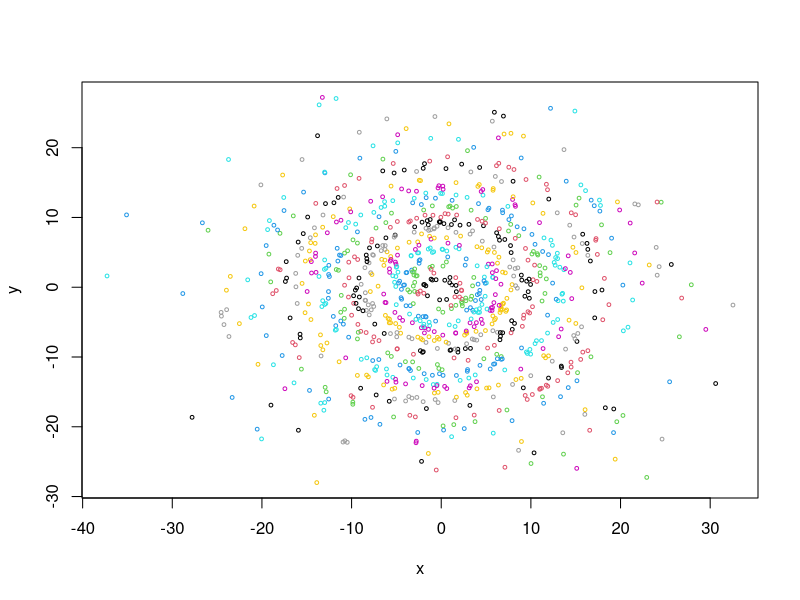

Generate this figure with R:
# Basic plotting example
# Chat GPT's initial attempt at converting simple_plot.py; see simple_plot.R for the corrected version

n <- 1000  # Choose how many points to use
x <- rnorm(n)*10  # Create x coordinates
y <- rnorm(n)*10  # Create y coordinates
c <- sqrt(x^2 + y^2)  # Set color as distance from center

plot(x, y, col = c, cex = 0.5)  # Plot
